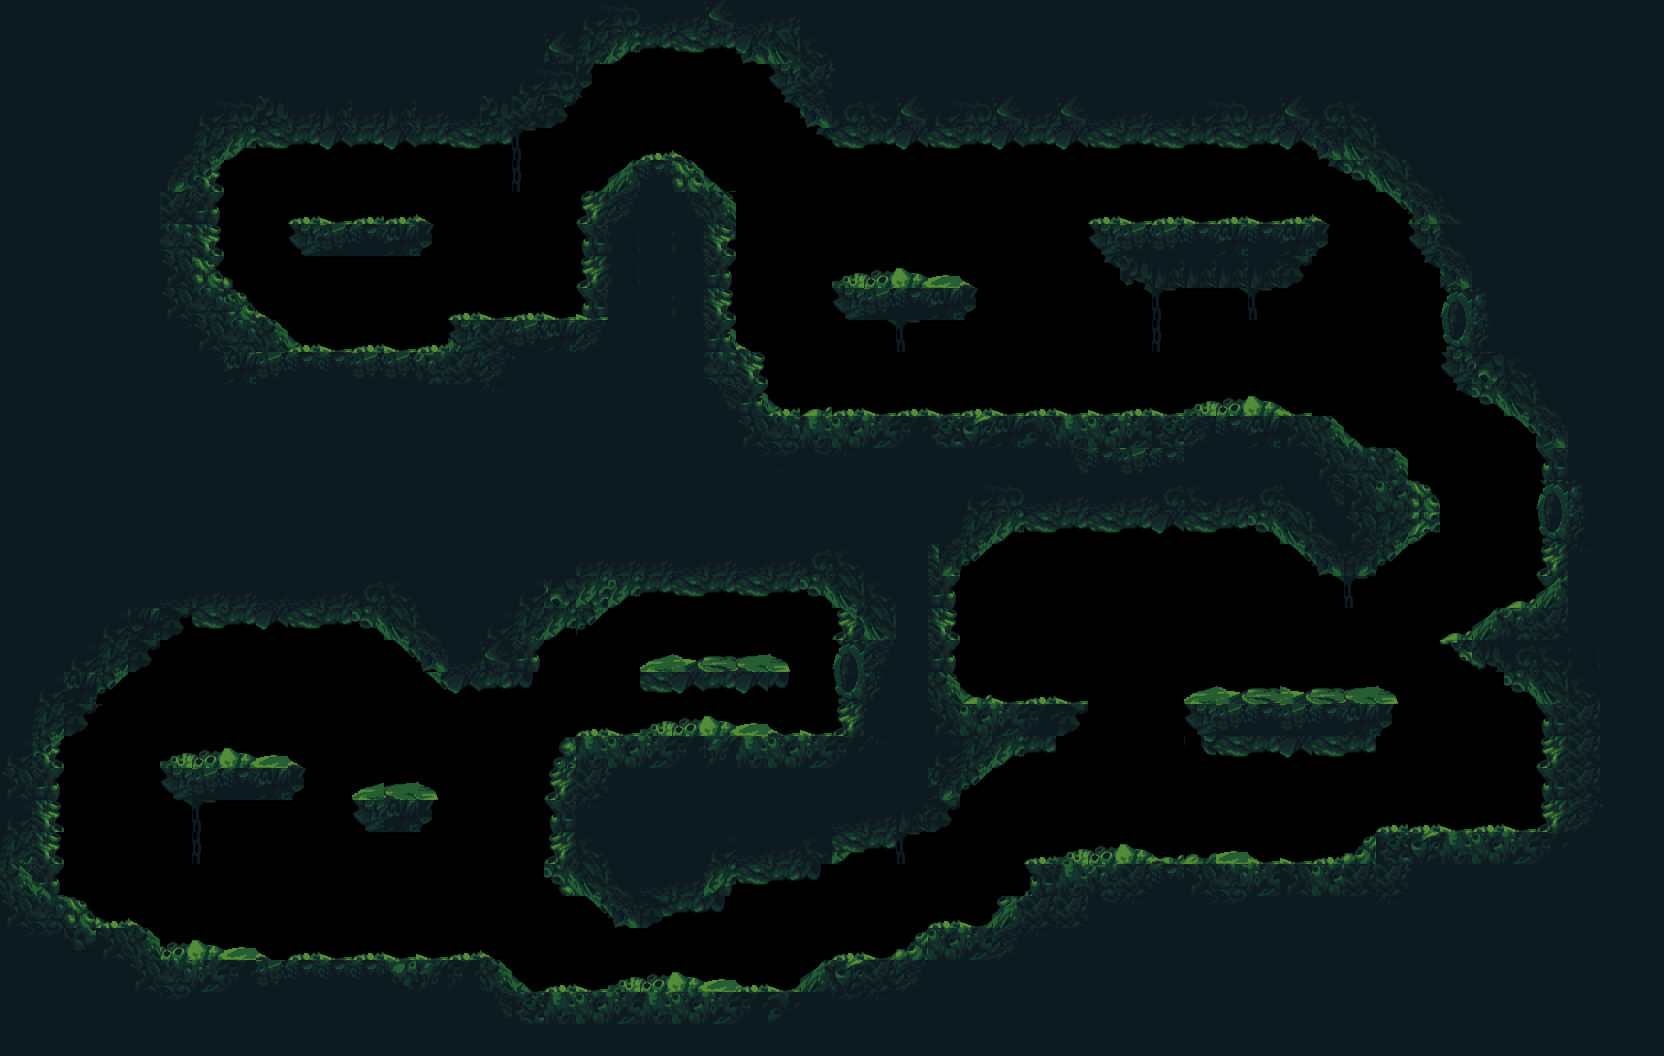

Tiled map render using the project's own tile images. Description and the map definition, with tile-layer contents summarised, below:
An orthogonal 52x33 tile map with 32x32 px tiles, 5 tile layers (Wall.1, Sol.1, Wall.2, Sol.2, ...) and 1 object.

<map version="1.10" tiledversion="1.11.2" orientation="orthogonal" renderorder="right-down" width="52" height="33" tilewidth="32" tileheight="32" infinite="0" nextlayerid="12" nextobjectid="17">
 <tileset firstgid="1" source="tiles.tsx" />
 <layer id="4" name="Wall.1" width="52" height="33">
  <data>[1716 cells, 719 non-empty, 50 distinct tile ids]</data>
 </layer>
 <layer id="6" name="Sol.1" width="52" height="33">
  <data>[1716 cells, 399 non-empty, 50 distinct tile ids]</data>
 </layer>
 <layer id="5" name="Wall.2" width="52" height="33">
  <data>[1716 cells, 471 non-empty, 78 distinct tile ids]</data>
 </layer>
 <layer id="1" name="Sol.2" width="52" height="33">
  <data>[1716 cells, 282 non-empty, 68 distinct tile ids]</data>
 </layer>
 <layer id="7" name="temp" width="52" height="33">
  <data>[1716 cells, 102 non-empty, 38 distinct tile ids]</data>
 </layer>
 <objectgroup id="8" name="player">
  <object id="12" x="1034.67" y="399.333">
   <point />
  </object>
 </objectgroup>
</map>
